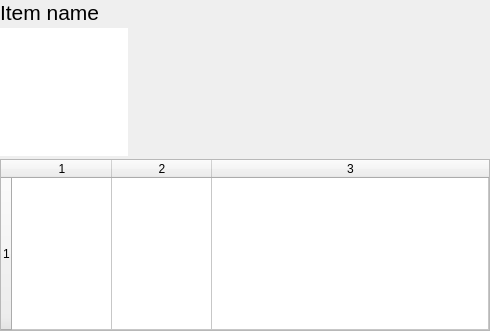
<?xml version="1.0" encoding="UTF-8"?>
<ui version="4.0">
 <class>Info</class>
 <widget class="QMainWindow" name="Info">
  <property name="geometry">
   <rect>
    <x>0</x>
    <y>0</y>
    <width>490</width>
    <height>331</height>
   </rect>
  </property>
  <property name="windowTitle">
   <string>Info Card</string>
  </property>
  <property name="windowIcon">
   <iconset>
    <normaloff>rsc/starclitz-logo.ico</normaloff>rsc/starclitz-logo.ico</iconset>
  </property>
  <widget class="QWidget" name="centralwidget">
   <layout class="QVBoxLayout" name="verticalLayout">
    <property name="spacing">
     <number>3</number>
    </property>
    <property name="leftMargin">
     <number>0</number>
    </property>
    <property name="topMargin">
     <number>0</number>
    </property>
    <property name="rightMargin">
     <number>0</number>
    </property>
    <property name="bottomMargin">
     <number>0</number>
    </property>
    <item>
     <layout class="QHBoxLayout" name="horizontalLayoutDescription">
      <property name="sizeConstraint">
       <enum>QLayout::SetDefaultConstraint</enum>
      </property>
      <item>
       <layout class="QVBoxLayout" name="verticalLayoutLeft">
        <item>
         <widget class="QLabel" name="labelDisplayname">
          <property name="sizePolicy">
           <sizepolicy hsizetype="Maximum" vsizetype="Maximum">
            <horstretch>0</horstretch>
            <verstretch>0</verstretch>
           </sizepolicy>
          </property>
          <property name="font">
           <font>
            <pointsize>16</pointsize>
            <weight>50</weight>
            <bold>false</bold>
           </font>
          </property>
          <property name="text">
           <string>Item name</string>
          </property>
         </widget>
        </item>
        <item>
         <widget class="QGraphicsView" name="graphicsView">
          <property name="sizePolicy">
           <sizepolicy hsizetype="Fixed" vsizetype="Fixed">
            <horstretch>0</horstretch>
            <verstretch>0</verstretch>
           </sizepolicy>
          </property>
          <property name="minimumSize">
           <size>
            <width>128</width>
            <height>128</height>
           </size>
          </property>
          <property name="maximumSize">
           <size>
            <width>128</width>
            <height>128</height>
           </size>
          </property>
          <property name="frameShape">
           <enum>QFrame::NoFrame</enum>
          </property>
          <property name="lineWidth">
           <number>1</number>
          </property>
         </widget>
        </item>
       </layout>
      </item>
      <item>
       <widget class="QScrollArea" name="scrollAreaDescription">
        <property name="sizePolicy">
         <sizepolicy hsizetype="Expanding" vsizetype="Maximum">
          <horstretch>0</horstretch>
          <verstretch>0</verstretch>
         </sizepolicy>
        </property>
        <property name="frameShape">
         <enum>QFrame::NoFrame</enum>
        </property>
        <property name="lineWidth">
         <number>1</number>
        </property>
        <property name="widgetResizable">
         <bool>true</bool>
        </property>
        <widget class="QWidget" name="scrollAreaWidgetContents">
         <property name="geometry">
          <rect>
           <x>0</x>
           <y>0</y>
           <width>352</width>
           <height>223</height>
          </rect>
         </property>
         <layout class="QVBoxLayout" name="verticalLayout_2">
          <item>
           <widget class="QLabel" name="labelDescription">
            <property name="text">
             <string/>
            </property>
            <property name="wordWrap">
             <bool>true</bool>
            </property>
           </widget>
          </item>
         </layout>
        </widget>
       </widget>
      </item>
     </layout>
    </item>
    <item>
     <widget class="QTableWidget" name="tableWidgetDetails">
      <property name="sizePolicy">
       <sizepolicy hsizetype="Preferred" vsizetype="Preferred">
        <horstretch>0</horstretch>
        <verstretch>0</verstretch>
       </sizepolicy>
      </property>
      <property name="sizeAdjustPolicy">
       <enum>QAbstractScrollArea::AdjustIgnored</enum>
      </property>
      <property name="cornerButtonEnabled">
       <bool>true</bool>
      </property>
      <property name="rowCount">
       <number>1</number>
      </property>
      <property name="columnCount">
       <number>3</number>
      </property>
      <attribute name="horizontalHeaderCascadingSectionResizes">
       <bool>true</bool>
      </attribute>
      <attribute name="horizontalHeaderMinimumSectionSize">
       <number>36</number>
      </attribute>
      <attribute name="horizontalHeaderStretchLastSection">
       <bool>true</bool>
      </attribute>
      <attribute name="verticalHeaderStretchLastSection">
       <bool>true</bool>
      </attribute>
      <row/>
      <column/>
      <column/>
      <column/>
     </widget>
    </item>
   </layout>
  </widget>
 </widget>
 <resources/>
 <connections/>
</ui>
